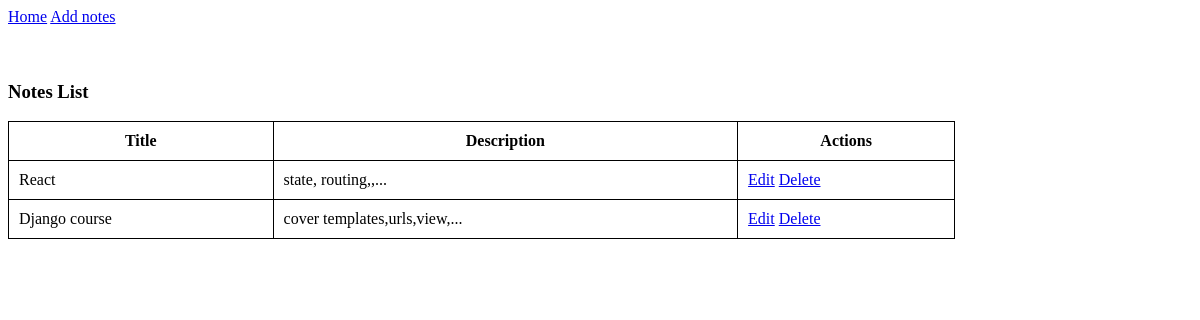
Before: /notes/ with the older database file.
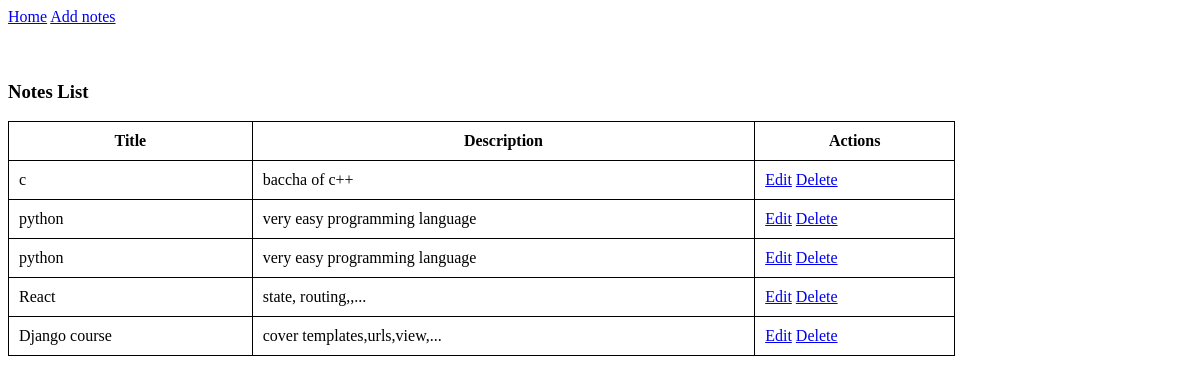
After: the same page with the newer database file.
### notes/models.py (models this page shows, shortened)
class Note(models.Model):
    title = models.CharField(max_length=100)
    description = models.TextField()

### notes/views.py (the view)
# urls.py: path('', views.index,name="index"),
def index(request):
    notes = Note.objects.all().order_by('-id')
    return render(request, "notes/index.html",{
        'notes': notes
    })

### notes/templates/notes/index.html
{% extends "notes/base.html" %}
{% block content %}
    <h3>Notes List</h3>
    <table>
        <tr>
            <th>Title</th>
            <th>Description</th>
            <th>Actions</th>
        </tr>
        {% for n in notes %}
            <tr>
                <td>{{ n.title }}</td>
                <td>{{ n.description }}</td>
                <td>
                    <a href="#">Edit</a>
                    <a href="#">Delete</a>
                </td>
            </tr>
        {% endfor %}
    </table>
{% endblock content %}

### notes/templates/notes/base.html (shortened to what this page needs)
{% load static %}
<!DOCTYPE html>
<html lang="en">
    <head>
        <link rel="stylesheet" href="{% static 'notes/style.css' %}">
    </head>
    <body>
        {% include "notes/partials/header.html" %}
        {% block content %}
        {% endblock content %}
    </body>
</html>

### notes/templates/notes/partials/header.html
<nav>
    <a href="{% url 'notes:index' %}">Home</a>
    <a href="{% url 'notes:add' %}">Add notes</a>
</nav>
<br>
<br>

### notes/static/notes/style.css (style rules this page uses)
table { width: 80%; border-collapse: collapse; }
th,td { border: 1px solid black; padding: 10px; }

Changed rows visible on the page:
added Note: title "c", description "baccha of c++"
added Note: title "python", description "very easy programming language"
added Note: title "python", description "very easy programming language"
